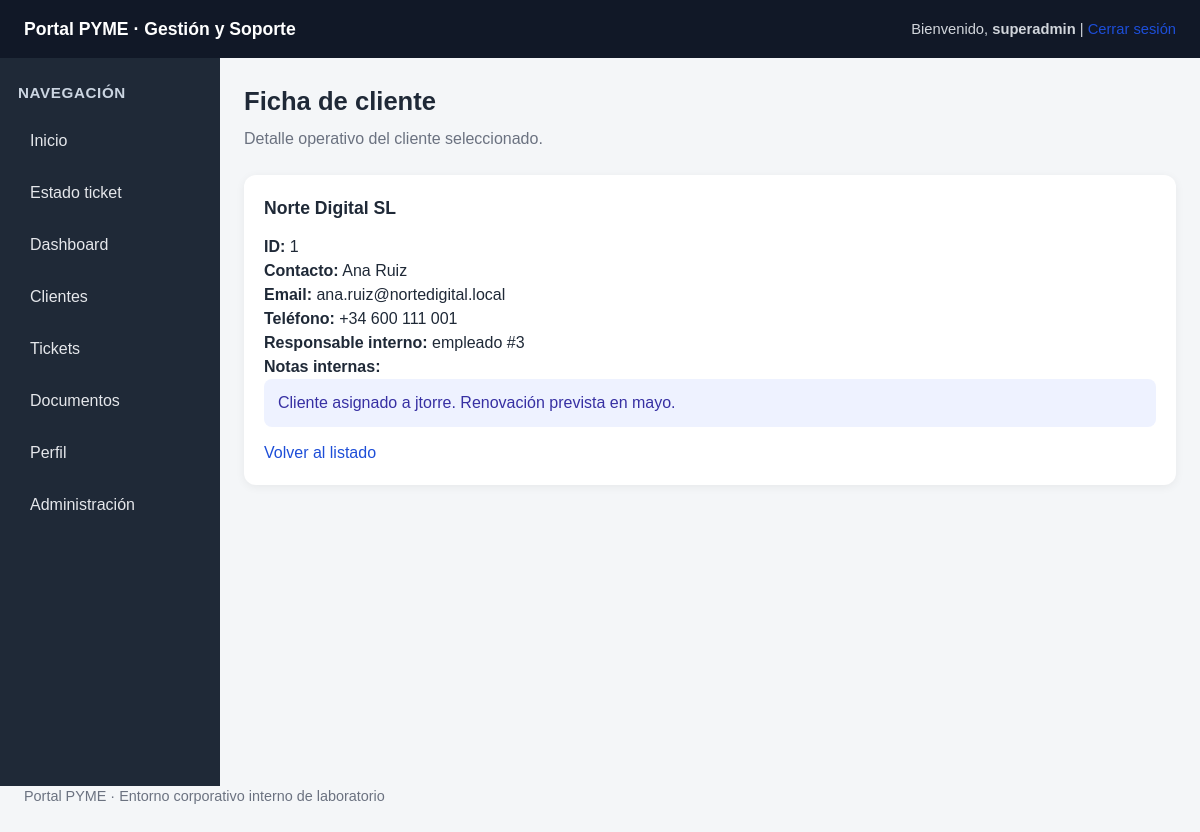
Page /cliente_detalle.php (signed in) on the committed database.
### tables this page shows
CREATE TABLE clientes (
    id INT AUTO_INCREMENT PRIMARY KEY,
    empresa VARCHAR(120) NOT NULL,
    nombre VARCHAR(120) NOT NULL,
    email VARCHAR(120) NOT NULL,
    telefono VARCHAR(40) NOT NULL,
    owner_id INT NOT NULL,
    notas TEXT,
    FOREIGN KEY (owner_id) REFERENCES empleados(id)
);

### cliente_detalle.php (the view, shortened to what this page needs)
<?php
include 'config/db.php';
include 'includes/header.php';
include 'includes/sidebar.php';
$id = $_GET['id'] ?? '1';
$query = "SELECT * FROM clientes WHERE id = $id";
$result = $conn->query($query);
$cliente = $result->fetch_assoc();
?>
<section class="page-header">
    <h2>Ficha de cliente</h2>
    <p>Detalle operativo del cliente seleccionado.</p>
</section>
<div class="card">
    <?php if ($cliente): ?>
        <h3><?php echo htmlspecialchars($cliente['empresa']); ?></h3>
        <p><strong>ID:</strong> <?php echo $cliente['id']; ?></p>
        <p><strong>Contacto:</strong> <?php echo htmlspecialchars($cliente['nombre']); ?></p>
        <p><strong>Email:</strong> <?php echo htmlspecialchars($cliente['email']); ?></p>
        <p><strong>Teléfono:</strong> <?php echo htmlspecialchars($cliente['telefono']); ?></p>
        <p><strong>Responsable interno:</strong> empleado #<?php echo htmlspecialchars($cliente['owner_id']); ?></p>
        <p><strong>Notas internas:</strong></p>
        <div class="notice"><?php echo nl2br(htmlspecialchars($cliente['notas'])); ?></div>
        <p><a href="/portal_pyme/clientes.php">Volver al listado</a></p>
    <?php else: ?>
        <div class="notice">Cliente no encontrado</div>
    <?php endif; ?>
</div>
<?php include 'includes/footer.php'; ?>

### assets/css/style.css (style rules this page uses)
* { box-sizing: border-box; margin: 0; padding: 0; }
html, body { font-family: Arial, Helvetica, sans-serif; background: #f4f6f8; color: #1f2937; line-height: 1.5; }
body { min-width: 0; }
a { text-decoration: none; color: #1d4ed8; }
.page-header { margin-bottom: 24px; }
.page-header h2 { font-size: 1.6rem; margin-bottom: 6px; }
.page-header p { color: #6b7280; }
.card { background: white; border-radius: 12px; padding: 20px; margin-bottom: 20px; box-shadow: 0 2px 10px rgba(0,0,0,0.06); overflow-x: auto; }
.card h3 { margin-bottom: 14px; font-size: 1.1rem; }
.notice { padding: 12px 14px; border-radius: 8px; margin-bottom: 14px; background: #eef2ff; color: #3730a3; }

### rows in the picture
clientes: empresa "Norte Digital SL", id "1", nombre "Ana Ruiz", email "ana.ruiz@nortedigital.local", telefono "+34 600 111 001", owner "3", notas "Cliente asignado a jtorre. Renovación prevista en mayo."

### other values in the picture
$_SESSION['username'] "superadmin"
